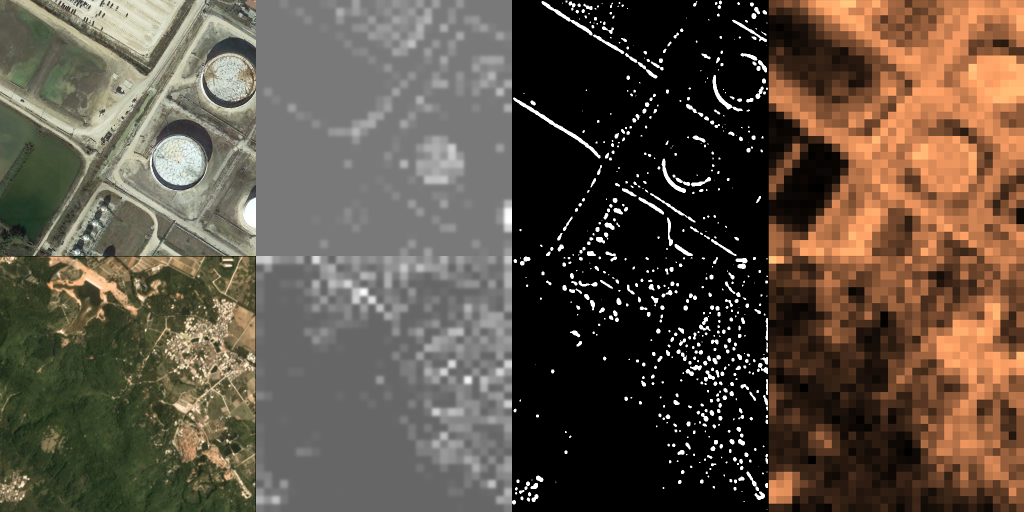
#> input picture figs/aerials_kps_vs_leftover2row.png, 2048 x 1024 px, found by its file name (shown at 1/2 size)
$ python create_tiled_filtered_nolabels.py --dataset ../figs --tile_size 100
#> lines starting #> are read from the running program, lines starting #| are printed output that depends on the picture
#> in main, img is the input picture: shape (1024, 2048, 3); mean B, G, R 68.7, 81.7, 93.3
import argparse
import math
import os
import cv2
import numpy as np
from tqdm import tqdm


def count_intensity_pixels(image: np.ndarray) -> (int, int):
    """
    Count the number of pixels in the image that have zero intensity and non-zero intensity.

    Args:
    - image (np.ndarray): A 3D OpenCV image array.

    Returns:
    - int: The number of pixels with zero intensity.
    - int: The number of pixels with non-zero intensity.
    """
    # Check that the image is indeed a 3D numpy array with 3 channels
    # if len(image.shape) != 3 or image.shape[2] != 3:
    #     raise ValueError("Input image must be a 3D numpy array with 3 channels.")

    # Create a mask where all channels are 0 for each pixel
    zero_intensity_mask = np.all(image == 0, axis=2)

    # Count the number of True values in the mask (zero intensity)
    zero_count = np.sum(zero_intensity_mask)

    # Count the number of non-zero intensity pixels
    non_zero_count = (
        image.size // 3 - zero_count
    )  # total pixels - zero intensity pixels

    return zero_count, non_zero_count


def pad_image(img, tile_size):
#> called with tile_size = 100
    h, w = img.shape[:2]
#> h = 1024; w = 2048
    pad_h = (tile_size - (h % tile_size)) % tile_size
#> pad_h = 76
    pad_w = (tile_size - (w % tile_size)) % tile_size
#> pad_w = 52
    return cv2.copyMakeBorder(img, 0, pad_h, 0, pad_w, cv2.BORDER_CONSTANT)
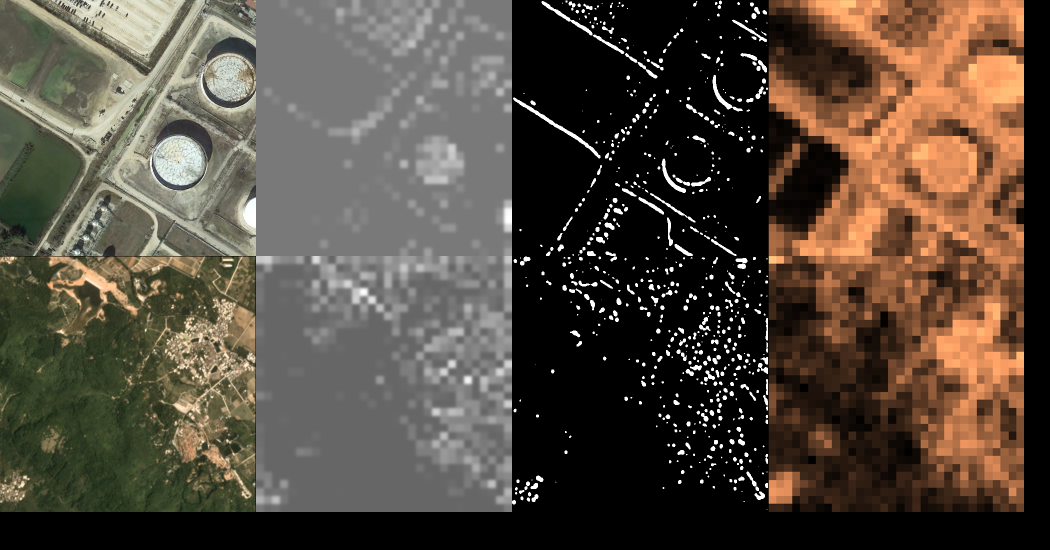
#> returned value: shape (1100, 2100, 3) (shown at 1/2 size); mean of channels 0, 1, 2 62.4, 74.2, 84.7; drawn as B, G, R


def split_image(img, tile_size):
#> called with tile_size = 100
    h, w = img.shape[:2]
#> h = 1100; w = 2100
    return [
        img[y : y + tile_size, x : x + tile_size]
        for y in range(0, h, tile_size)
        for x in range(0, w, tile_size)
    ]


def main(
    original_data_root, tiled_data_root, tile_size, threshold_nonzero_pixels=256 * 256
):
    # img_dirs = ["images/train", "images/val"]
    img_dirs = [""]

    tiles_info = []
    no_filtered_tiles = 0
    # Loops input dirs
    for img_dir in img_dirs:
        orig_img_path = os.path.join(original_data_root, img_dir)

        tiled_img_path = os.path.join(tiled_data_root, "images/train" if img_dir == "" else img_dir)

        os.makedirs(tiled_img_path, exist_ok=True)

        # Loops images
        for img_name in tqdm(os.listdir(orig_img_path)):
            img = cv2.imread(os.path.join(orig_img_path, img_name))
            assert img is not None, f"Failed to read image {img_name}"
            padded_img = pad_image(img, tile_size)

            tiles = split_image(padded_img, tile_size)
#> tiles = 231 items

            base_name = os.path.splitext(img_name)[0]
            tile_names = []
            label_name = base_name + ".txt"

            # Loops created tiles
            for idx, tile in enumerate(tiles):
                tile_name = f"{base_name}_{idx}.png"
                zero_count, non_zero_pixels = count_intensity_pixels(tile)
                if non_zero_pixels >= threshold_nonzero_pixels:
                    tile_names.append(tile_name)
                    cv2.imwrite(os.path.join(tiled_img_path, tile_name), tile)
                else:
                    no_filtered_tiles += 1
#> this loop made 1 pass
#> (tile_name, zero_count, non_zero_count in count_intensity_pixels, non_zero_pixels) on pass 1: ('aerials_kps_vs_leftover2row_0.png', 0, 10000, 10000)
#> after the loop, no_filtered_tiles = 0; tile_names = []

            tiles_info.append(" ".join(tile_names))

    with open(os.path.join(tiled_data_root, "tiles_info.txt"), "w") as f:
        f.write("\n".join(tiles_info))
    print(40 * "-")
    print(f"Filtered: {no_filtered_tiles} background tiles")
    print(40 * "-")


if __name__ == "__main__":
    dataset_root = os.path.expanduser("~/resources/datasets/")

    parser = argparse.ArgumentParser(
        description="Merge two datasets without any nested hierarchy"
    )
    parser.add_argument("--dataset", required=True, type=str)
    parser.add_argument("--img_prefix", default="", required=False, type=str)

    # parser.add_argument("--group_size", type=int, required=True)
    parser.add_argument("--tile_size", type=int, required=True)
    parser.add_argument("--threshold_zero_dim", required=False, type=int, default=None)
    parser.add_argument("--input_root", required=False, type=str, default=None)
    parser.add_argument("--output_root", required=False, type=str, default=None)
    args = parser.parse_args()
    output_root = os.path.expanduser(args.output_root) if args.output_root else None
    input_root = os.path.expanduser(args.input_root) if args.input_root else None
    # dataset_name = "DOTA-xView-2"
    dataset_name = args.dataset
    input_root = (
        (f"{dataset_root}/{dataset_name}")  # Replace with your input dataset root path
        if input_root is None
        else f"{input_root}/{dataset_name}"
    )
    tile_size = args.tile_size  # Replace with your tile size
    # group_size = args.group_size
    # Replace with your output dataset root path
    threshold_zero_pixels = (
        args.threshold_zero_dim * args.threshold_zero_dim
        if args.threshold_zero_dim
        else None
    )
    # if "xView" in dataset_name:
    #     dataset_name = "xView"
    img_prefix = args.img_prefix
    output_root = (
        f"{dataset_root}/{dataset_name}_tiled_filtered_{tile_size}x{tile_size}"
        if output_root is None
        else f"{output_root}/{dataset_name}_tiled_filtered_{tile_size}x{tile_size}"
    )
#> (the run stopped early here; a loop or call above may not have finished)

$ run again, on figs/qual_analysis_pt2.png
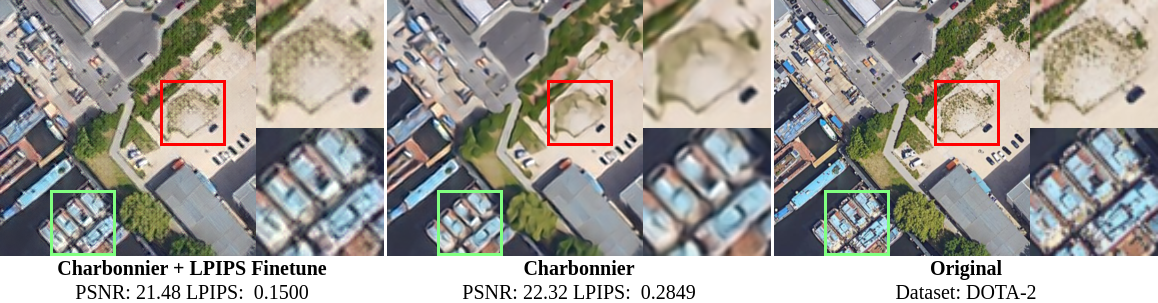
#> input picture figs/qual_analysis_pt2.png, 1158 x 303 px, found by its file name
#> in main, img is the input picture: shape (303, 1158, 3); mean B, G, R 151.3, 157.6, 160.4
#> in pad_image, `return cv2.copyMakeBorder(img, 0, pad_h, 0, pad_w, cv2.BORDER_CONSTANT)`:
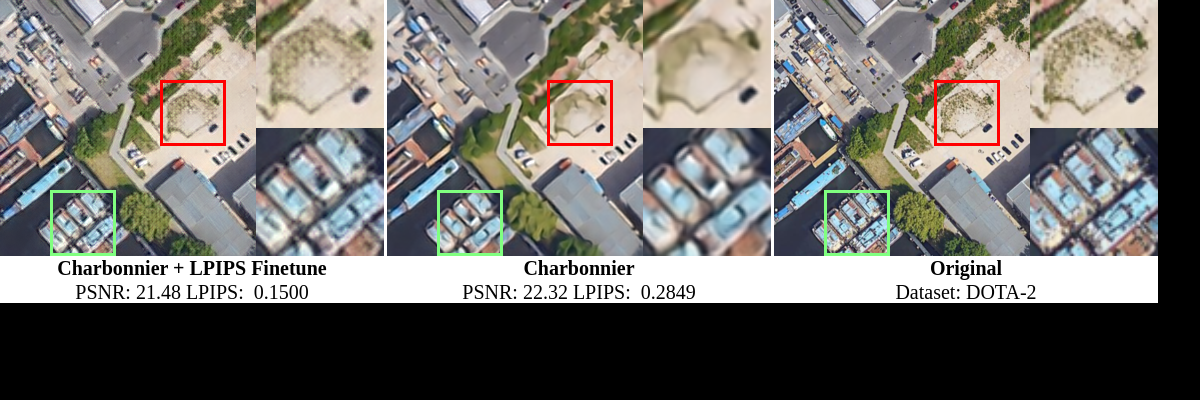
#> returned value: shape (400, 1200, 3); mean of channels 0, 1, 2 110.6, 115.2, 117.2; drawn as B, G, R
#> tiles = 48 items
#> the loop in main, `for idx, tile in enumerate(tiles):` made 1 pass
#> (tile_name, zero_count, non_zero_count in count_intensity_pixels, non_zero_pixels) on pass 1: ('qual_analysis_pt2_0.png', 0, 10000, 10000)
#> after the loop in main, `for idx, tile in enumerate(tiles):`: no_filtered_tiles = 0; tile_names = []

$ run again, on figs/recon-motivational.png
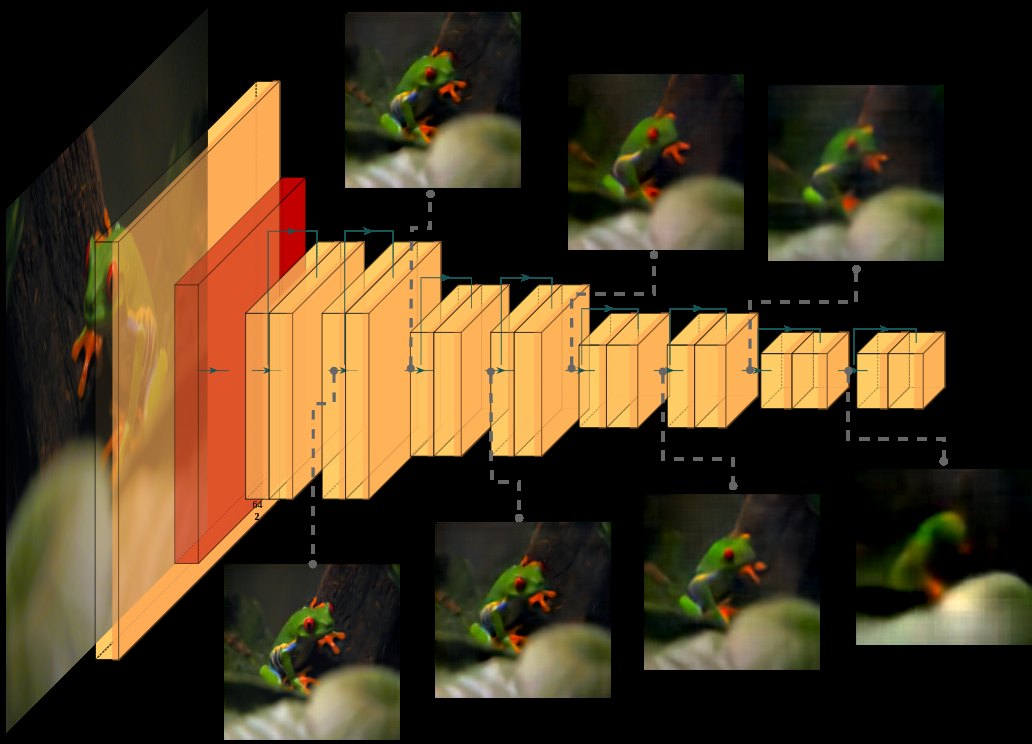
#> input picture figs/recon-motivational.png, 1032 x 744 px, found by its file name
#> in main, img is the input picture: shape (744, 1032, 3); mean B, G, R 31.9, 56.2, 72.3
#> in pad_image, `return cv2.copyMakeBorder(img, 0, pad_h, 0, pad_w, cv2.BORDER_CONSTANT)`:
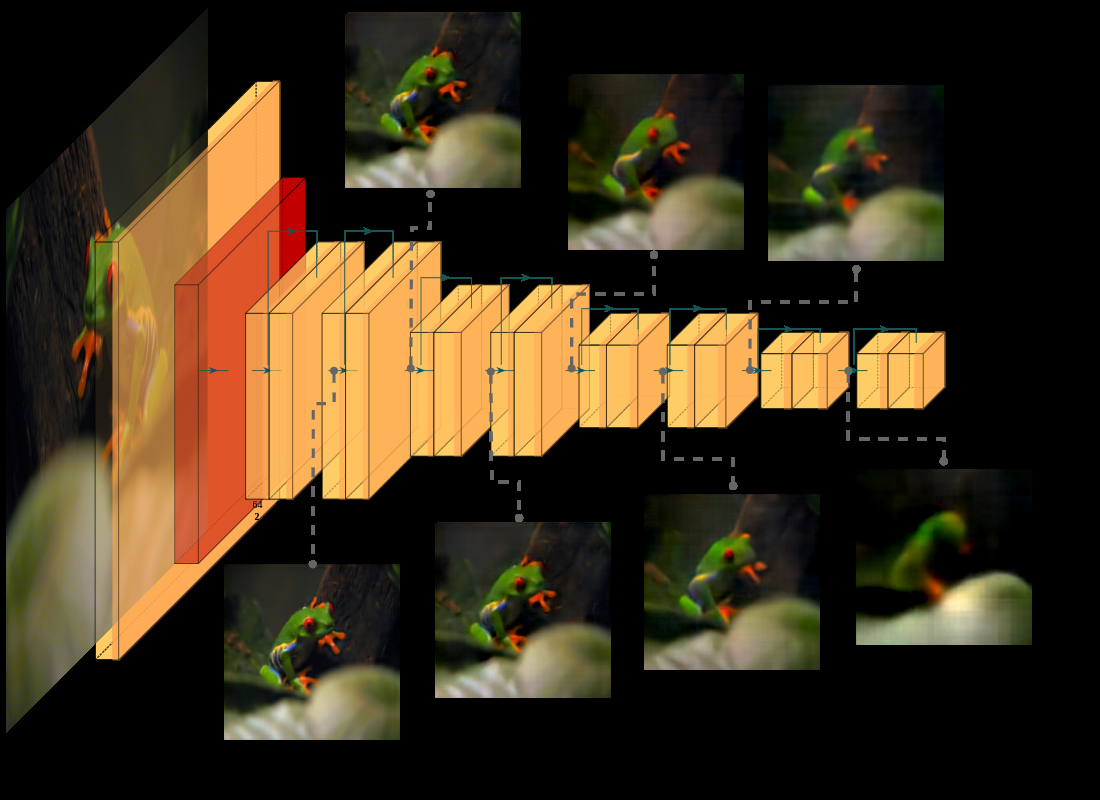
#> returned value: shape (800, 1100, 3); mean of channels 0, 1, 2 27.9, 49, 63.1; drawn as B, G, R
#> tiles = 88 items
#> the loop in main, `for idx, tile in enumerate(tiles):` made 1 pass
#> (tile_name, zero_count, non_zero_count in count_intensity_pixels, non_zero_pixels) on pass 1: ('recon-motivational_0.png', 10000, 0, 0)
#> after the loop in main, `for idx, tile in enumerate(tiles):`: no_filtered_tiles = 0; tile_names = []
